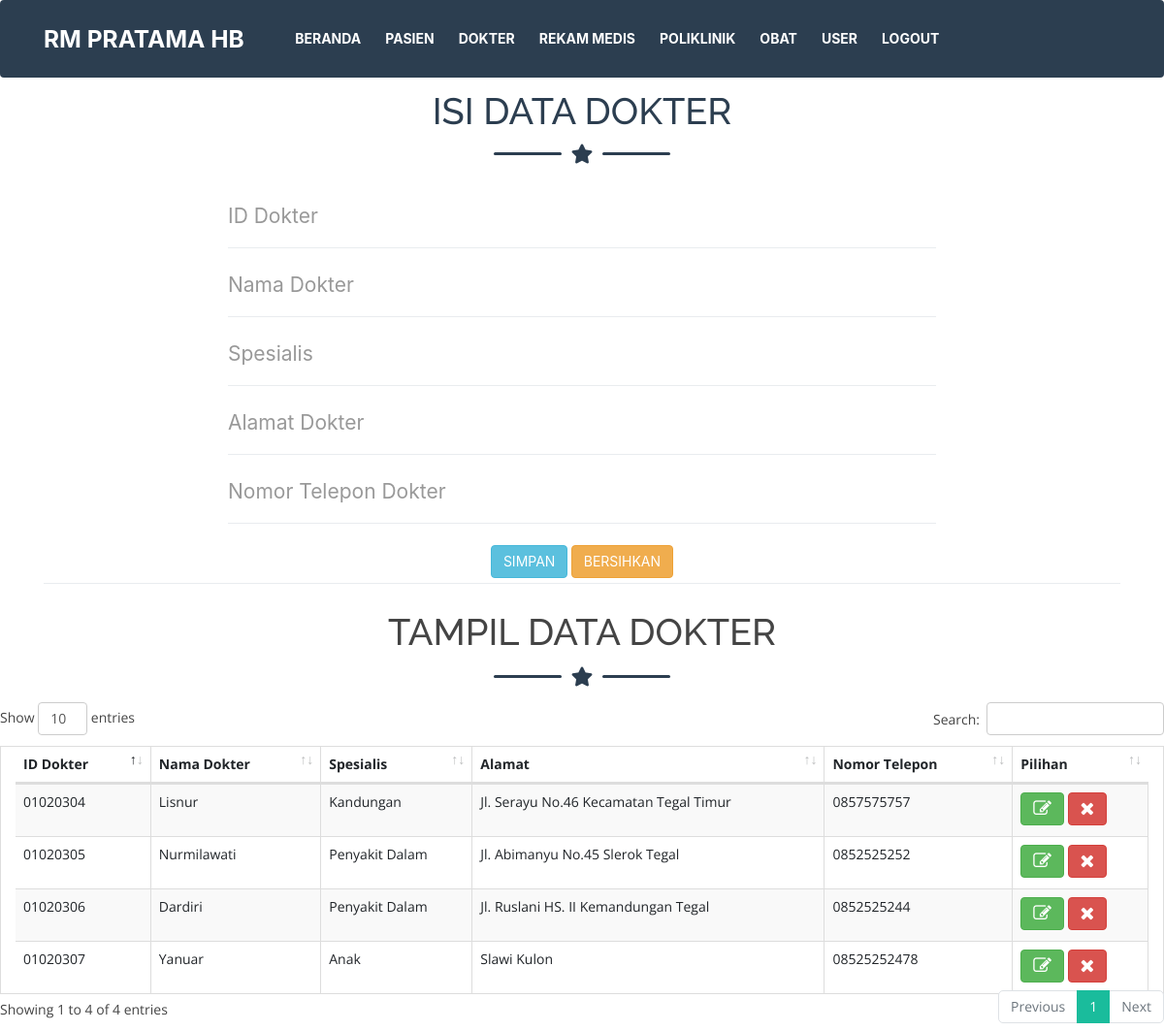
Screenshot of /admin/dokter.php (signed in) with the database file from the repository.
### tables this page shows
CREATE TABLE `tb_dokter` (
  `id_dokter` varchar(30) NOT NULL,
  `nama_dokter` varchar(80) NOT NULL,
  `spesialis` varchar(15) NOT NULL,
  `alamat` text NOT NULL,
  `no_telp` varchar(20) NOT NULL
);

### admin/dokter.php (the view, shortened to what this page needs)
<!DOCTYPE html>
<html>
<head>
	<link  	rel="stylesheet" type="text/css" href="lib/css/csstables/dataTables.bootstrap4.min.css" >
	<link 	rel="stylesheet" type="text/css" href="lib/css/csstables/bootstrap.css" >
	<link rel="stylesheet" href="css/AdminLTE.min.css">
	 <link href="lib/css/freelancer.min.css" rel="stylesheet">
	 <link href="lib/vendor/fontawesome-free/css/all.min.css" rel="stylesheet" type="text/css">
  	<link href="lib/bootstrap/css/bootstrap.min.css" rel="stylesheet">
  	<link href="lib/nivo-slider/css/nivo-slider.css" rel="stylesheet">
  	<link href="lib/owlcarousel/owl.carousel.css" rel="stylesheet">
  	<link href="lib/owlcarousel/owl.transitions.css" rel="stylesheet">
  	<link href="lib/font-awesome/css/font-awesome.min.css" rel="stylesheet">
  	<link href="lib/animate/animate.min.css" rel="stylesheet">
 	 <link href="lib/venobox/venobox.css" rel="stylesheet">
  	<link href="lib/css/style.css" rel="stylesheet">
 	 <link href="lib/css/responsive.css" rel="stylesheet">
 	 <link href="lib/css/font-awesome.css" rel="stylesheet">
</head>
<body id="page-top">
<?php include 'menu.php';
$koneksi = mysqli_connect("localhost","root","","klinik") or die(mysqli_error());
$table = "tb_dokter";?>
<?php
function tambah($koneksi){
	?>
<nav class="navbar" id="mainNav">
<form action="" method="POST"  >
	 <div class="container">
      <h2 class="page-section-heading text-center text-uppercase text-secondary mb-0">ISI DATA DOKTER</h2>
      <div class="divider-custom">
        <div class="divider-custom-line"></div>
        <div class="divider-custom-icon">
          <i class="fas fa-star"></i>
        </div>
        <div class="divider-custom-line"></div>
      </div>
      <div class="row">
        <div class="col-lg-8 mx-auto">
       			<fieldset>
       			<div class="control-group">
	              	<div class="form-group floating-label-form-group controls mb-0 pb-2">
		                <input class="form-control" id="id_dokter" name="id_dokter" type="text" placeholder="ID Dokter" required="required" data-validation-required-message="Silahkan Masukkan ID Dokter">
              		</div>
            	</div>
            	<div class="control-group">
	              	<div class="form-group floating-label-form-group controls mb-0 pb-2">
		                <input class="form-control" id="nama_dokter" name="nama_dokter" type="text" placeholder="Nama Dokter" required="required" data-validation-required-message="Silahkan Masukkan Nama Dokter">
              		</div>
            	</div>
            	<div class="control-group">
	              <div class="form-group floating-label-form-group controls mb-0 pb-2">
	                <input class="form-control" id="spesialis" type="text" name="spesialis" placeholder="Spesialis" required="required" data-validation-required-message="Silahkan Masukkan Spesialis Keahlian Dokter">
	              </div>
	            </div>
	            <div class="control-group">
	              <div class="form-group floating-label-form-group controls mb-0 pb-2">
	                <input class="form-control" id="alamat" type="text" name="alamat" placeholder="Alamat Dokter" required="required" data-validation-required-message="Silahkan Masukkan Alamat Dokter">
	              </div>
	            </div>
	            <div class="control-group">
	              <div class="form-group floating-label-form-group controls mb-0 pb-2">
	                <input class="form-control" id="no_telp" name="no_telp" placeholder="Nomor Telepon Dokter" required="required" data-validation-required-message="Silahkan Masukkan Nomor Telepon Dokter">
	              </div>
	            </div>
				</div>
            	</div>
            <br>
	            	<div class="control-group">
	            		<div class="form-group floating-label-form-group controls mb-0 pb-2" align=center>
			            	<button type="submit" name="btn_simpan" button class="btn btn-primary btn-info" id="sendMessageButton"/>SIMPAN</button>
							<button type="reset"  name="reset" button class="btn btn-primary btn-warning" />BERSIHKAN</button>
	            		</div>
	            	</div>
          </form>
              </nav>
<?php
}
function tampil_data($koneksi){
	$sql = "SELECT * FROM tb_dokter";
	$query = mysqli_query($koneksi, $sql);
	echo "<fieldset>";
	echo "<h2 class=page-section-heading text-center text-uppercase text-secondary mb-0 align=center>TAMPIL DATA DOKTER</h2>";
	echo "
      <div class='divider-custom'>
        <div class='divider-custom-line'></div>
        <div class='divider-custom-icon'>
          <i class='fas fa-star'></i>
        </div>
        <div class='divider-custom-line'></div>
      </div>";
	echo "<table class='table table-striped table-bordered container' id='yuk' style='width:100%'>";
	?>
	<thead>
	<?php
	echo "
		  <tr>
			<th>ID Dokter</th>
			<th>Nama Dokter</th>
			<th>Spesialis</th>
			<th>Alamat</th>
			<th>Nomor Telepon</th>
			<th>Pilihan</th>
		  </tr>";
		  ?>
	</thead>
	<tbody>
<?php
	while($data = mysqli_fetch_array($query)){
		?>
			<tr align=justify>
				<td><?php echo $data['id_dokter']; ?>		</td>
				<td><?php echo $data['nama_dokter']; ?>		</td>
				<td><?php echo $data['spesialis']; ?>			</td>
				<td><?php echo $data['alamat']; ?>		</td>
				<td><?php echo $data['no_telp']; ?>	</td>
				<td>
						<a href="dokter.php?aksi=update&id_dokter=<?php echo $data['id_dokter']; ?>
						&nama_dokter=		<?php echo $data['nama_dokter']; ?>
						&spesialis=			<?php echo $data['spesialis']; ?>
						&alamat=			<?php echo $data['alamat']; ?>
						&no_telp=			<?php echo $data['no_telp']; ?>"
					<button class="btn btn-success" title="EDIT">
					<i class="icon-large icon-edit"></a></i></button>
					<a href="dokter.php?aksi=delete&id_dokter=<?php echo $data['id_dokter']; ?>"
					<button class="btn btn-danger" title="HAPUS" >
					<i class="icon-large icon-remove"></a></i></button>
				</td>
		<?php
	}
	echo "</tbody></table>";
	echo "</fieldset>";
}
		?>
		<?php
if (isset($_GET['aksi'])){
	switch($_GET['aksi']){
		case "create":
			echo"<button class='btn btn-success'><a href='dokter.php'>Home</a> </button> ";
			tambah($koneksi);
			break;
		case "read":
			tampil_data($koneksi);
			break;
		case "update":
			ubah($koneksi);
			tampil_data($koneksi);
			break;
		case "delete":
			hapus($koneksi);
			break;
		default:
			echo "<h3>Aksi <i>".$_GET['aksi']."</i> tidak ada!</h3>";
			tambah($koneksi);
			tampil_data($koneksi);
	}
} else {
	tambah($koneksi);
	tampil_data($koneksi);
}
?>
</body>
</html>

### rows the page displays
tb_dokter: id_dokter "01020304", nama_dokter "Lisnur", spesialis "Kandungan", alamat "Jl. Serayu No.46 Kecamatan Tegal Timur", no_telp "0857575757"
tb_dokter: id_dokter "01020305", nama_dokter "Nurmilawati", spesialis "Penyakit Dalam", alamat "Jl. Abimanyu No.45 Slerok Tegal", no_telp "0852525252"
tb_dokter: id_dokter "01020306", nama_dokter "Dardiri", spesialis "Penyakit Dalam", alamat "Jl. Ruslani HS. II Kemandungan Tegal", no_telp "0852525244"
tb_dokter: id_dokter "01020307", nama_dokter "Yanuar", spesialis "Anak", alamat "Slawi Kulon", no_telp "08525252478"
